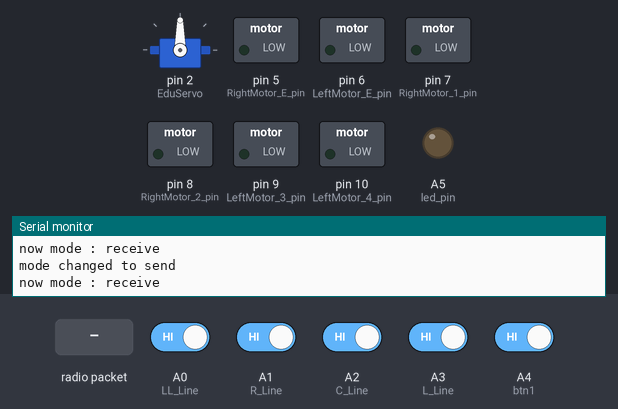
A sketch run on a simulated Arduino Uno, built with avr-gcc and run on an emulated ATmega328P. On the bench: servo, switched loads named in the sketch (green lamp = pin HIGH), output pins drawn as LEDs (lit = HIGH), the last lines printed to the serial monitor. The inputs (shaded band) are chosen by the test bench; at power-on: A0 (LL_Line), A1 (R_Line), A2 (C_Line), A3 (L_Line), A4 (btn1) HIGH. No radio packets arrive unless stated.

Above: at 8.8 s.
8.9 s: A0 (LL_Line) driven LOW and A4 (btn1) driven LOW
At 13.5 s:
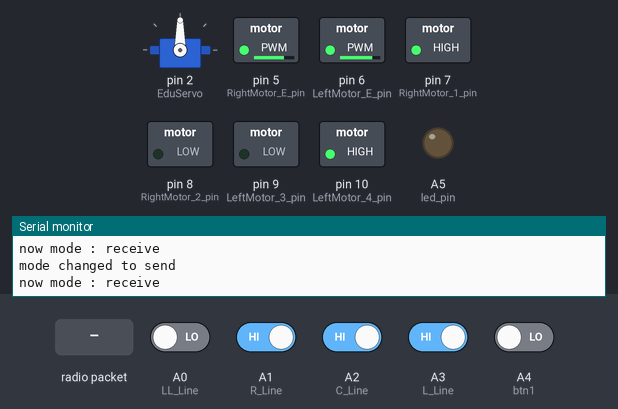
13.9 s: radio packet "turn_on_led" arrives
At 14.5 s:
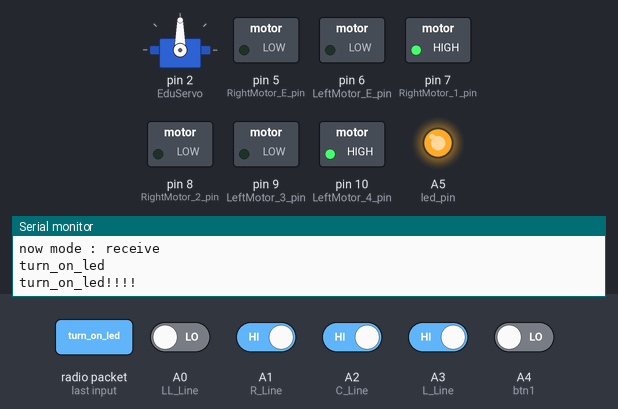
25.4 s: A0 (LL_Line) driven HIGH
At 26.8 s:
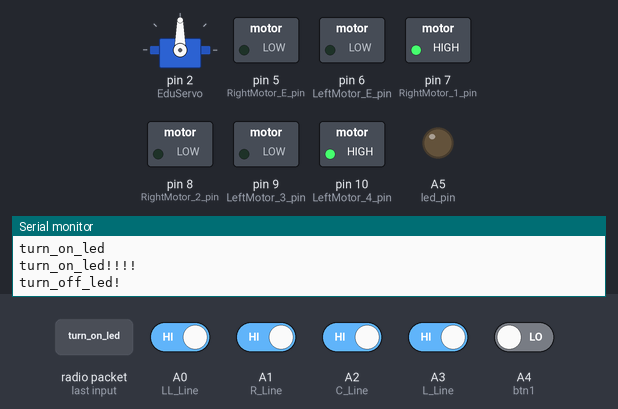
30.4 s: A0 (LL_Line) driven LOW
At 35.7 s:
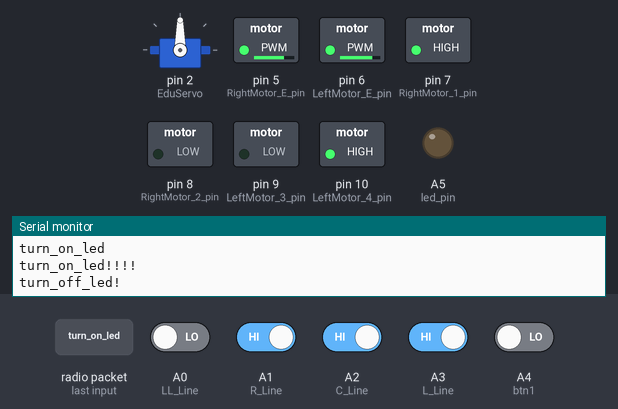
Timing chart, 0 to 37.2 s (numbered marks = the images above; inputs shaded):
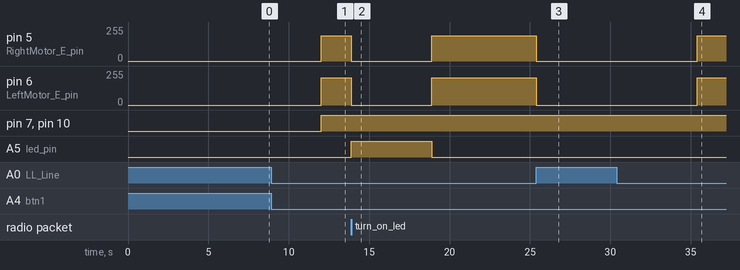

Measured:
- after the input at 8.9 s, pin 5 (RightMotor_E_pin): 0/255 → 190/255 after 3.1 s; pin 6 (LeftMotor_E_pin): 0/255 → 205/255 after 3.1 s; pin 7 (RightMotor_1_pin), pin 10 (LeftMotor_4_pin): LOW → HIGH after 3.1 s
- after the input at 13.9 s, pin 5 (RightMotor_E_pin): 190/255 → 0/255 at once, → 190/255 5.0 s later; pin 6 (LeftMotor_E_pin): 205/255 → 0/255 at once, → 205/255 5.0 s later; A5 (led_pin): LOW → HIGH at once, → LOW 5.0 s later
- after the input at 25.4 s, pin 5 (RightMotor_E_pin): 190/255 → 0/255 at once; pin 6 (LeftMotor_E_pin): 205/255 → 0/255 at once
- after the input at 30.4 s, pin 5 (RightMotor_E_pin): 0/255 → 190/255 after 5.0 s; pin 6 (LeftMotor_E_pin): 0/255 → 205/255 after 5.0 s

The sketch:

4_Line_Tracer_RF1.ino
```cpp
//1번 RC카
#include <SPI.h>
#include <nRF24L01.h>
#include <RF24.h>
#include <SoftwareSerial.h>  //가상 시리얼 통신을 위한 라이브러리 선언
#include <Servo.h>
Servo EduServo;
RF24 radio(3, 4); // SPI 버스에 nRF24L01 라디오를 설정하기 위해 CE, CSN를 선언

const byte address[6] = "12345"; // 메인 오더에게 보낼 채널 주소
String now_mode = "receive"; // nRF24L01의 기본 형태를 수신형으로 설정

int drvcos = 3;  // 1:직진, 2:우회전, 3:좌회전
String line_number = "A"; // 사거리 A:하, B:좌, C:상, D:우

int led_pin = A5; // LED핀
int btn1 = A4;    // 버튼핀

int RightMotor_E_pin = 5;  // 오른쪽 모터의 Enable & PWM
int LeftMotor_E_pin = 6;   // 왼쪽 모터의 Enable & PWM
int RightMotor_1_pin = 7;  // 오른쪽 바퀴 모터 제어선 IN1
int RightMotor_2_pin = 8;  // 오른쪽 바퀴 모터 제어선 IN2
int LeftMotor_3_pin = 9;  // 왼쪽 바퀴 모터 제어선 IN3
int LeftMotor_4_pin = 10;  // 왼쪽 바퀴 모터 제어선 IN4

int L_Line = A3;  // 왼쪽 라인트레이서 센서 A5 핀에 연결
int C_Line = A2;  // 가운데 라인트레이서 센는 A4 핀에 연결
int R_Line = A1;  // 오른쪽 라인트레이서 센서 A3 핀에 연결
int LL_Line = A0;  // 제일 왼쬑 라인트레이서 센서 A0 핀에 연결

//좌우 모터 속도 조절, 설정 가능 최대 속도 : 255
int R_MotorSpeed = 0;  // 오른쪽 모터 속도
int L_MotorSpeed = 0;  // 왼쪽 모터 속도

int SL = 1;
int SC = 1;
int SR = 1;      // 왼쪽, 가운데, 오른쪽 센서 명령
int SLL = 1;

int count = 0; // 라인트레이서 4개가 모두 HIGH일 때 +1

void mode_change(String t_mode){ // 수신형 -> 송신형
  if(t_mode == "receive"){ // 수신 모드
    radio.setPALevel(RF24_PA_HIGH); // 전원공급에 관한 파워레벨을 설정합니다. 모듈 사이가 가까우면 최소로 설정합니다.
    radio.openReadingPipe(0, address); // 메인 주소에게 수신
    radio.startListening(); // 모듈을 수신기로 설정
  }
  else if(t_mode == "send"){ // 송신 모드
    radio.openWritingPipe(address); // 이전에 설정한 5글자 문자열인 데이터를 보낼 수신의 주소를 설정
    delay(1000);
    radio.setPALevel(RF24_PA_HIGH); // 전원공급에 관한 파워레벨을 설정합니다. 모듈 사이가 가까우면 최소로 설정합니다.
    radio.stopListening();  // 모듈을 송신기로 설정
    delay(1000);
  }
}
void send_message(String msg){ // 보내는 메시지 함수
    char *msgRF; // 문자 메시지
    msgRF = msg.c_str(); // msg(string)를 char *로 변경
    radio.write((uint8_t *)msgRF, strlen(msgRF)); // 해당 메시지를 수신자에게 보냄
}

void setup() {  // 설정값

  EduServo.attach(2);  // 서보모터 PWM 디지털입출력 2번핀 연결
  radio.begin(); // 라디오 채널 사용
  mode_change(now_mode); // 송수신 변경
  pinMode(RightMotor_E_pin, OUTPUT);
  pinMode(LeftMotor_E_pin, OUTPUT);
  pinMode(RightMotor_1_pin, OUTPUT);
  pinMode(RightMotor_2_pin, OUTPUT);
  pinMode(LeftMotor_3_pin, OUTPUT);
  pinMode(LeftMotor_4_pin, OUTPUT);
  pinMode(btn1, INPUT_PULLUP);// 풀업 스위치로 구성합니다 ( 안눌렸을때 high유지 , 눌리면 low )
  pinMode(led_pin, OUTPUT); // LED 출력
  Serial.begin(9600);  // PC와의 시리얼 통신 9600bps로 설정
}

String msg = ""; // 보내는 문자열
char text[32] = ""; // nrf24보내는 메시지 기본 사이즈 크기

void loop() {

  int btn_value1 = digitalRead(btn1); // 버튼값 입력

  int L = digitalRead(L_Line);
  int C = digitalRead(C_Line);
  int R = digitalRead(R_Line);
  int LL = digitalRead(LL_Line);


  if(btn_value1 == 1){  // 버튼을 누르면
    now_mode = "send";  // 송신 모드로 변경
    delay(2000);
    Serial.println("mode changed to send");
   }
   if(now_mode == "receive"){ // 평상시에는 수신 모드
     byte pipeNum = 0;
     if(radio.available(&pipeNum)) { // 수신 받은 메시지가 있을 때
      radio.read(text, sizeof(text)); // 수신 메시지을 읽음
      String msg = String(text); // 수신 메시지를 저장

      if(pipeNum == 0){ // 메인 기기에서 메시지가 왔을 때
        Serial.print("received by Main");
        }
     Serial.println(msg); // 수신된 메시지 출력
                         // (메인 기기의 버튼을 눌렀을 때 보내는 정지 신호)
     if(msg.indexOf("turn_on_led") > -1){ // 내장된 정지신호와 일치할 때
      Serial.println("turn_on_led!!!!");
      digitalWrite(led_pin, HIGH); // LED(빨간불) ON
      analogWrite(RightMotor_E_pin, 0);
      analogWrite(LeftMotor_E_pin, 0);
      delay(5000); // 5초 뒤
      Serial.println("turn_off_led!");
      digitalWrite(led_pin, LOW); // LED OFF
     }
    }
// 운행모드
// 0번
   else if (drvcos == 1) {  // 사거리 직진

      L_MotorSpeed = 170;
      R_MotorSpeed = 175;

      if (LL == LOW && L == LOW && C == LOW && R == LOW) {  //  0 0 0 0
        L = SL;
        C = SC;
        R = SR;  // 라인을 찾아 돈다
        LL = SLL;
      }

      if (L == LOW && C == HIGH && R == LOW) {
        motor_role(HIGH, HIGH);
      }
      else if (LL == LOW && L==HIGH && C==HIGH && R==HIGH) {  // ?010 or 0111
        motor_role(HIGH, HIGH);  // 직진 명령
      }

      else if (L == LOW && R == HIGH ){          // ?001, ?011
        motor_role(HIGH, HIGH);
        R_MotorSpeed = 120;
      }

      else if (L == HIGH && R == LOW) {    // ?100, ?110 or ?101
        motor_role(HIGH, HIGH);
        L_MotorSpeed = 100;
      }
      else if (LL == HIGH && L==HIGH && C==HIGH && R==HIGH){ // 1 1 1 1
        count += 1;
        if(count > 5){
        analogWrite(RightMotor_E_pin, 0);
        analogWrite(LeftMotor_E_pin, 0);
        delay(10000);
        }
      }
      SL = L;
      SC = C;
      SR = R;  // 각 함수에 센서값 대입
      SLL = LL;
    }
// 운행모드 1번

  else if (drvcos == 2) {  // 사거리 우회전

      R_MotorSpeed = 200;  // 오른쪽 모터 속도
      L_MotorSpeed = 200;  // 왼쪽 모터 속도

      if (L == LOW && C == LOW && R == LOW) {  // ? 0 0 0
        L = SL;
        C = SC;
        R = SR;  // 라인을 찾아 돈다
        LL = SLL;
      }

      if (L == LOW && C == HIGH && R == LOW) {  // ? 0 1 0

        motor_role(HIGH, HIGH);                 // 직진 명령
      }

      else if ((L == LOW && R == HIGH) || (LL == LOW && L == HIGH && R == HIGH)) {  // ? 0 ? 1 or 0 1 ? 1
        L_MotorSpeed = 210;  // 왼쪽 모터 속도
        R_MotorSpeed = 200;  // 오른쪽 모터 속도
        motor_role(LOW, HIGH);   // 우회전 명령

      }
      else if (LL == HIGH && L==HIGH && C==HIGH && R==HIGH){ // 1 1 1 1
        count += 1;
        if(count > 5){
        analogWrite(RightMotor_E_pin, 0);
        analogWrite(LeftMotor_E_pin, 0);
        delay(10000);
        }

      }
      SL = L;
      SC = C;
      SR = R;  // 각 함수에 센서값 대입
      SLL= LL;
    }


// 운행모드 2번

  else if (drvcos == 3) {  // 사거리 좌회전

      L_MotorSpeed = 205;
      R_MotorSpeed = 190;

      if (L == LOW && C == LOW && R == LOW && LL == LOW) {  // 0 0 0
        L = SL;
        C = SC;
        R = SR;  // 라인을 찾아 돈다
        LL = SLL;
      }

      if (L == LOW && C == HIGH && R == LOW) {  // 0 1 0
        motor_role(HIGH, HIGH);                 // 직진 명령
      }

      else if ((L == HIGH && R == LOW) ||
      (LL==LOW && L == HIGH && R == HIGH)) {  // 1 0 0, 1 1 0
        motor_role(HIGH, LOW);                                         // 좌회전 명령
      }

      else if (LL == HIGH && L == HIGH && C == HIGH && R == HIGH){
        count += 1;
        if(count > 5){
        analogWrite(RightMotor_E_pin, 0);
        analogWrite(LeftMotor_E_pin, 0);
        delay(10000);
        }
      }
      SL = L;
      SC = C;
      SR = R;  // 각 함수에 센서값 대입
      SLL = LL;
    }

 }
  else{ // 버튼을 눌렀을 때 송신모드
    if(now_mode == "send"){  // 메인 주소로 보내는 코드
      mode_change(now_mode); // 송신 모드로 변경
      String new_msg = "1_RC_CAR"; // 1번 차에서 보내는 메시지를 알림
      new_msg = new_msg + ", " + line_number + "-" + String(drvcos); // 보내는 메시지는 문자와 숫자 조합
      send_message(new_msg); // 메인 주소로 메시지를 보냄
      }
    now_mode = "receive"; // 송신 후 다시 수신모드로 전환
    mode_change(now_mode); // 수신모드로 전환
    Serial.println("now mode : receive"); // 현재 모드를 출력
    }
}


void motor_role(int R_motor, int L_motor) {  // 모터 실행 함수
  digitalWrite(RightMotor_1_pin, R_motor);
  digitalWrite(RightMotor_2_pin, !R_motor);
  digitalWrite(LeftMotor_3_pin, L_motor);
  digitalWrite(LeftMotor_4_pin, !L_motor);

  analogWrite(RightMotor_E_pin, R_MotorSpeed);  // 우측 모터 속도값
  analogWrite(LeftMotor_E_pin, L_MotorSpeed);   // 좌측 모터 속도값
}

void moveFoward() {
  Serial.println("moveFoward");
  digitalWrite(RightMotor_1_pin, HIGH);
  digitalWrite(RightMotor_2_pin, LOW);
  digitalWrite(LeftMotor_3_pin, HIGH);
  digitalWrite(LeftMotor_4_pin, LOW);
  analogWrite(RightMotor_E_pin, R_MotorSpeed);
  analogWrite(LeftMotor_E_pin, L_MotorSpeed);
}
```
